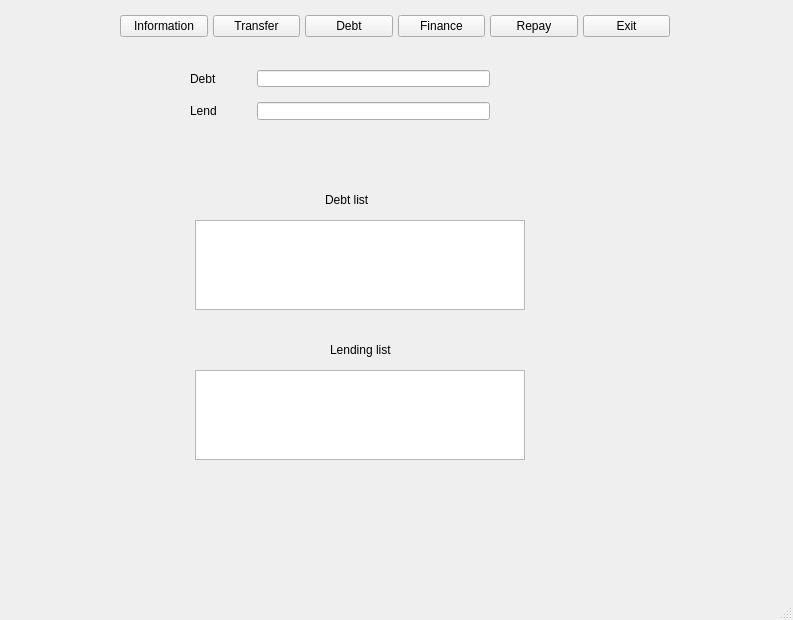
<?xml version="1.0" encoding="UTF-8"?>
<ui version="4.0">
 <class>Companies</class>
 <widget class="QMainWindow" name="Companies">
  <property name="geometry">
   <rect>
    <x>0</x>
    <y>0</y>
    <width>793</width>
    <height>620</height>
   </rect>
  </property>
  <property name="windowTitle">
   <string>MainWindow</string>
  </property>
  <widget class="QWidget" name="centralwidget">
   <widget class="QStackedWidget" name="stackedWidget">
    <property name="geometry">
     <rect>
      <x>110</x>
      <y>180</y>
      <width>500</width>
      <height>471</height>
     </rect>
    </property>
    <property name="currentIndex">
     <number>0</number>
    </property>
    <widget class="QWidget" name="pg_info">
     <widget class="QTableWidget" name="table_info_bor">
      <property name="geometry">
       <rect>
        <x>85</x>
        <y>40</y>
        <width>330</width>
        <height>90</height>
       </rect>
      </property>
     </widget>
     <widget class="QTableWidget" name="table_info_lent">
      <property name="geometry">
       <rect>
        <x>85</x>
        <y>190</y>
        <width>330</width>
        <height>90</height>
       </rect>
      </property>
     </widget>
     <widget class="QLabel" name="lb_borrowed">
      <property name="geometry">
       <rect>
        <x>215</x>
        <y>10</y>
        <width>70</width>
        <height>20</height>
       </rect>
      </property>
      <property name="text">
       <string>Debt list</string>
      </property>
     </widget>
     <widget class="QLabel" name="lb_lent">
      <property name="geometry">
       <rect>
        <x>220</x>
        <y>160</y>
        <width>81</width>
        <height>20</height>
       </rect>
      </property>
      <property name="text">
       <string>Lending list</string>
      </property>
     </widget>
    </widget>
    <widget class="QWidget" name="pg_trans">
     <widget class="QPushButton" name="btn_submit_trans">
      <property name="geometry">
       <rect>
        <x>130</x>
        <y>330</y>
        <width>93</width>
        <height>28</height>
       </rect>
      </property>
      <property name="text">
       <string>Confirm</string>
      </property>
     </widget>
     <widget class="QPushButton" name="btn_reset_trans">
      <property name="geometry">
       <rect>
        <x>270</x>
        <y>330</y>
        <width>93</width>
        <height>28</height>
       </rect>
      </property>
      <property name="text">
       <string>Reset</string>
      </property>
     </widget>
     <widget class="QWidget" name="layoutWidget">
      <property name="geometry">
       <rect>
        <x>80</x>
        <y>250</y>
        <width>331</width>
        <height>61</height>
       </rect>
      </property>
      <layout class="QFormLayout" name="formLayout_2">
       <item row="0" column="0">
        <widget class="QLabel" name="lb_amount_trans">
         <property name="text">
          <string>Amount</string>
         </property>
        </widget>
       </item>
       <item row="0" column="1">
        <widget class="QLineEdit" name="line_trans_amt"/>
       </item>
       <item row="1" column="0">
        <widget class="QLabel" name="lb_date_trans">
         <property name="text">
          <string>Deadline</string>
         </property>
        </widget>
       </item>
       <item row="1" column="1">
        <widget class="QDateTimeEdit" name="transfer_date">
         <property name="readOnly">
          <bool>false</bool>
         </property>
        </widget>
       </item>
      </layout>
     </widget>
     <widget class="QTableWidget" name="table_trans_lent">
      <property name="geometry">
       <rect>
        <x>80</x>
        <y>140</y>
        <width>330</width>
        <height>90</height>
       </rect>
      </property>
     </widget>
     <widget class="QLabel" name="lb_lent_2">
      <property name="geometry">
       <rect>
        <x>210</x>
        <y>120</y>
        <width>91</width>
        <height>20</height>
       </rect>
      </property>
      <property name="text">
       <string>Lending list</string>
      </property>
     </widget>
     <widget class="QTableWidget" name="table_trans_bor">
      <property name="geometry">
       <rect>
        <x>80</x>
        <y>20</y>
        <width>330</width>
        <height>90</height>
       </rect>
      </property>
     </widget>
     <widget class="QLabel" name="lb_borrowed_2">
      <property name="geometry">
       <rect>
        <x>210</x>
        <y>0</y>
        <width>70</width>
        <height>20</height>
       </rect>
      </property>
      <property name="text">
       <string>Debt list</string>
      </property>
     </widget>
    </widget>
    <widget class="QWidget" name="pg_pur">
     <widget class="QLabel" name="label_2">
      <property name="geometry">
       <rect>
        <x>215</x>
        <y>10</y>
        <width>70</width>
        <height>20</height>
       </rect>
      </property>
      <property name="text">
       <string>Debt</string>
      </property>
     </widget>
     <widget class="QWidget" name="layoutWidget">
      <property name="geometry">
       <rect>
        <x>80</x>
        <y>40</y>
        <width>331</width>
        <height>118</height>
       </rect>
      </property>
      <layout class="QFormLayout" name="formLayout_3">
       <property name="horizontalSpacing">
        <number>30</number>
       </property>
       <property name="verticalSpacing">
        <number>20</number>
       </property>
       <item row="0" column="0">
        <widget class="QLabel" name="lb_from_pur">
         <property name="text">
          <string>Seller</string>
         </property>
        </widget>
       </item>
       <item row="0" column="1">
        <widget class="QLineEdit" name="line_pur_from"/>
       </item>
       <item row="1" column="0">
        <widget class="QLabel" name="lb_amount_pur">
         <property name="text">
          <string>Amount</string>
         </property>
        </widget>
       </item>
       <item row="1" column="1">
        <widget class="QLineEdit" name="line_pur_amt"/>
       </item>
       <item row="2" column="0">
        <widget class="QLabel" name="lb_date_pur">
         <property name="text">
          <string>Repayment term</string>
         </property>
        </widget>
       </item>
       <item row="2" column="1">
        <widget class="QDateTimeEdit" name="purchase_date">
         <property name="readOnly">
          <bool>false</bool>
         </property>
        </widget>
       </item>
      </layout>
     </widget>
     <widget class="QWidget" name="layoutWidget">
      <property name="geometry">
       <rect>
        <x>100</x>
        <y>180</y>
        <width>278</width>
        <height>33</height>
       </rect>
      </property>
      <layout class="QHBoxLayout" name="horizontalLayout_4">
       <property name="spacing">
        <number>90</number>
       </property>
       <item>
        <widget class="QPushButton" name="btn_submit_pur">
         <property name="text">
          <string>Confirm</string>
         </property>
        </widget>
       </item>
       <item>
        <widget class="QPushButton" name="btn_reset_pur">
         <property name="text">
          <string>Reset</string>
         </property>
        </widget>
       </item>
      </layout>
     </widget>
    </widget>
    <widget class="QWidget" name="pg_finance">
     <widget class="QLabel" name="label">
      <property name="geometry">
       <rect>
        <x>185</x>
        <y>10</y>
        <width>170</width>
        <height>20</height>
       </rect>
      </property>
      <property name="text">
       <string>Finance</string>
      </property>
     </widget>
     <widget class="QWidget" name="layoutWidget">
      <property name="geometry">
       <rect>
        <x>80</x>
        <y>40</y>
        <width>331</width>
        <height>101</height>
       </rect>
      </property>
      <layout class="QFormLayout" name="formLayout_4">
       <property name="horizontalSpacing">
        <number>40</number>
       </property>
       <property name="verticalSpacing">
        <number>30</number>
       </property>
       <item row="0" column="0">
        <widget class="QLabel" name="lb_amount_finance">
         <property name="text">
          <string>Amount</string>
         </property>
        </widget>
       </item>
       <item row="0" column="1">
        <widget class="QLineEdit" name="line_fin_amt"/>
       </item>
       <item row="1" column="0">
        <widget class="QLabel" name="lb_date_fin">
         <property name="text">
          <string>Term</string>
         </property>
        </widget>
       </item>
       <item row="1" column="1">
        <widget class="QDateTimeEdit" name="finance_date">
         <property name="readOnly">
          <bool>false</bool>
         </property>
        </widget>
       </item>
      </layout>
     </widget>
     <widget class="QWidget" name="layoutWidget">
      <property name="geometry">
       <rect>
        <x>110</x>
        <y>160</y>
        <width>268</width>
        <height>33</height>
       </rect>
      </property>
      <layout class="QHBoxLayout" name="horizontalLayout_5">
       <property name="spacing">
        <number>80</number>
       </property>
       <item>
        <widget class="QPushButton" name="btn_submit_fin">
         <property name="text">
          <string>Confirm</string>
         </property>
        </widget>
       </item>
       <item>
        <widget class="QPushButton" name="btn_reset_fin">
         <property name="text">
          <string>Reset</string>
         </property>
        </widget>
       </item>
      </layout>
     </widget>
    </widget>
    <widget class="QWidget" name="pg_repay">
     <widget class="QPushButton" name="btn_ok_repay">
      <property name="geometry">
       <rect>
        <x>200</x>
        <y>210</y>
        <width>89</width>
        <height>25</height>
       </rect>
      </property>
      <property name="text">
       <string>Confirm</string>
      </property>
     </widget>
     <widget class="QLabel" name="label_3">
      <property name="geometry">
       <rect>
        <x>130</x>
        <y>10</y>
        <width>220</width>
        <height>21</height>
       </rect>
      </property>
      <property name="text">
       <string>Select:</string>
      </property>
     </widget>
     <widget class="QTableWidget" name="table_repay">
      <property name="geometry">
       <rect>
        <x>80</x>
        <y>30</y>
        <width>330</width>
        <height>161</height>
       </rect>
      </property>
     </widget>
    </widget>
   </widget>
   <widget class="QWidget" name="layoutWidget">
    <property name="geometry">
     <rect>
      <x>120</x>
      <y>10</y>
      <width>550</width>
      <height>33</height>
     </rect>
    </property>
    <layout class="QHBoxLayout" name="horizontalLayout">
     <property name="spacing">
      <number>5</number>
     </property>
     <item>
      <widget class="QPushButton" name="btn_info">
       <property name="focusPolicy">
        <enum>Qt::NoFocus</enum>
       </property>
       <property name="text">
        <string>Information</string>
       </property>
      </widget>
     </item>
     <item>
      <widget class="QPushButton" name="btn_transfer">
       <property name="text">
        <string>Transfer</string>
       </property>
      </widget>
     </item>
     <item>
      <widget class="QPushButton" name="btn_purchase">
       <property name="text">
        <string>Debt</string>
       </property>
      </widget>
     </item>
     <item>
      <widget class="QPushButton" name="btn_finance">
       <property name="text">
        <string>Finance</string>
       </property>
      </widget>
     </item>
     <item>
      <widget class="QPushButton" name="btn_repay">
       <property name="text">
        <string>Repay</string>
       </property>
      </widget>
     </item>
     <item>
      <widget class="QPushButton" name="btn_quit">
       <property name="text">
        <string>Exit</string>
       </property>
      </widget>
     </item>
    </layout>
   </widget>
   <widget class="QWidget" name="layoutWidget">
    <property name="geometry">
     <rect>
      <x>190</x>
      <y>70</y>
      <width>300</width>
      <height>50</height>
     </rect>
    </property>
    <layout class="QFormLayout" name="formLayout">
     <property name="horizontalSpacing">
      <number>40</number>
     </property>
     <property name="verticalSpacing">
      <number>15</number>
     </property>
     <item row="0" column="0">
      <widget class="QLabel" name="lb_total_b">
       <property name="text">
        <string>Debt</string>
       </property>
      </widget>
     </item>
     <item row="0" column="1">
      <widget class="QLineEdit" name="line_basic_borr">
       <property name="readOnly">
        <bool>true</bool>
       </property>
      </widget>
     </item>
     <item row="1" column="0">
      <widget class="QLabel" name="lb_total_l">
       <property name="text">
        <string>Lend</string>
       </property>
      </widget>
     </item>
     <item row="1" column="1">
      <widget class="QLineEdit" name="line_basic_lent">
       <property name="readOnly">
        <bool>true</bool>
       </property>
      </widget>
     </item>
    </layout>
   </widget>
  </widget>
  <widget class="QMenuBar" name="menubar">
   <property name="geometry">
    <rect>
     <x>0</x>
     <y>0</y>
     <width>793</width>
     <height>28</height>
    </rect>
   </property>
  </widget>
  <widget class="QStatusBar" name="statusbar"/>
 </widget>
 <resources/>
 <connections/>
</ui>
